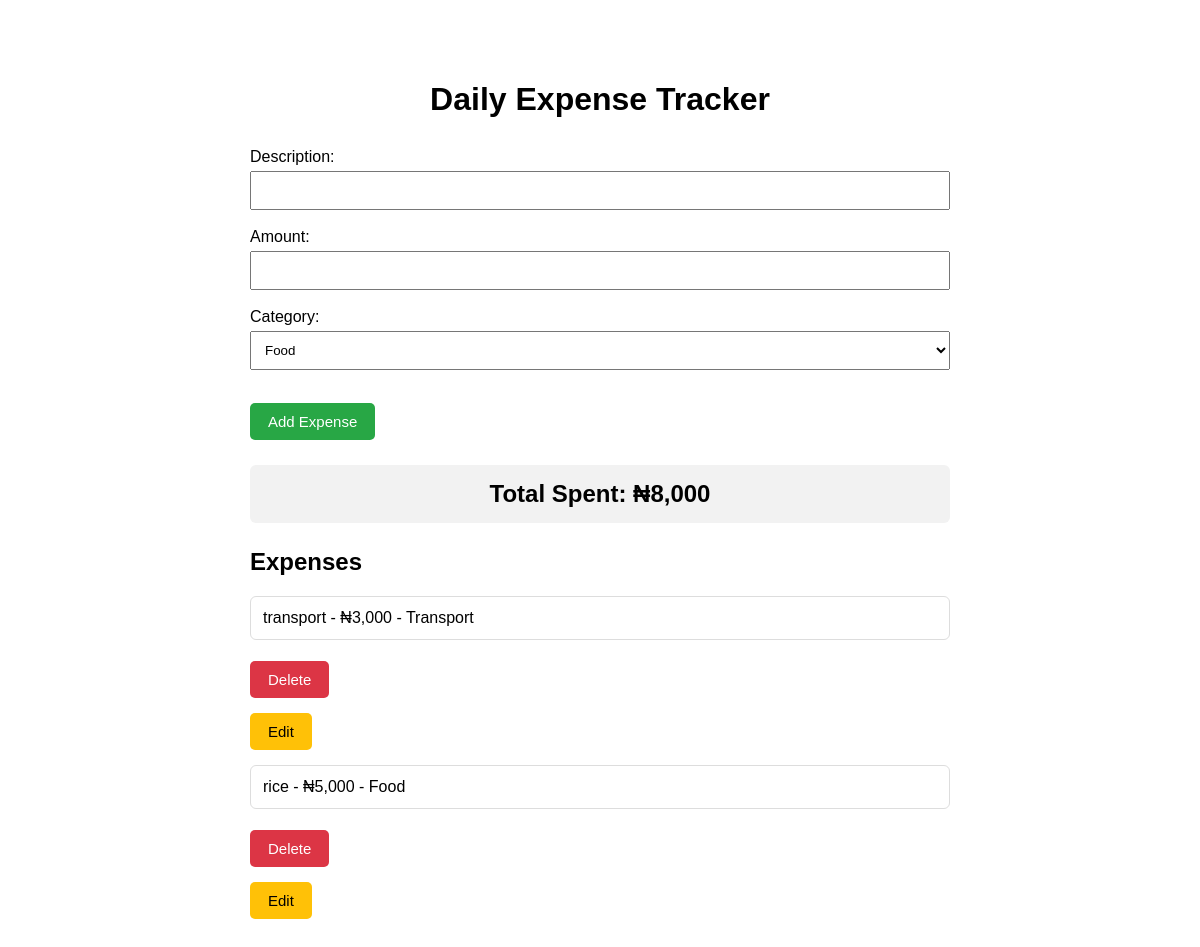
Before: / with the older database file.
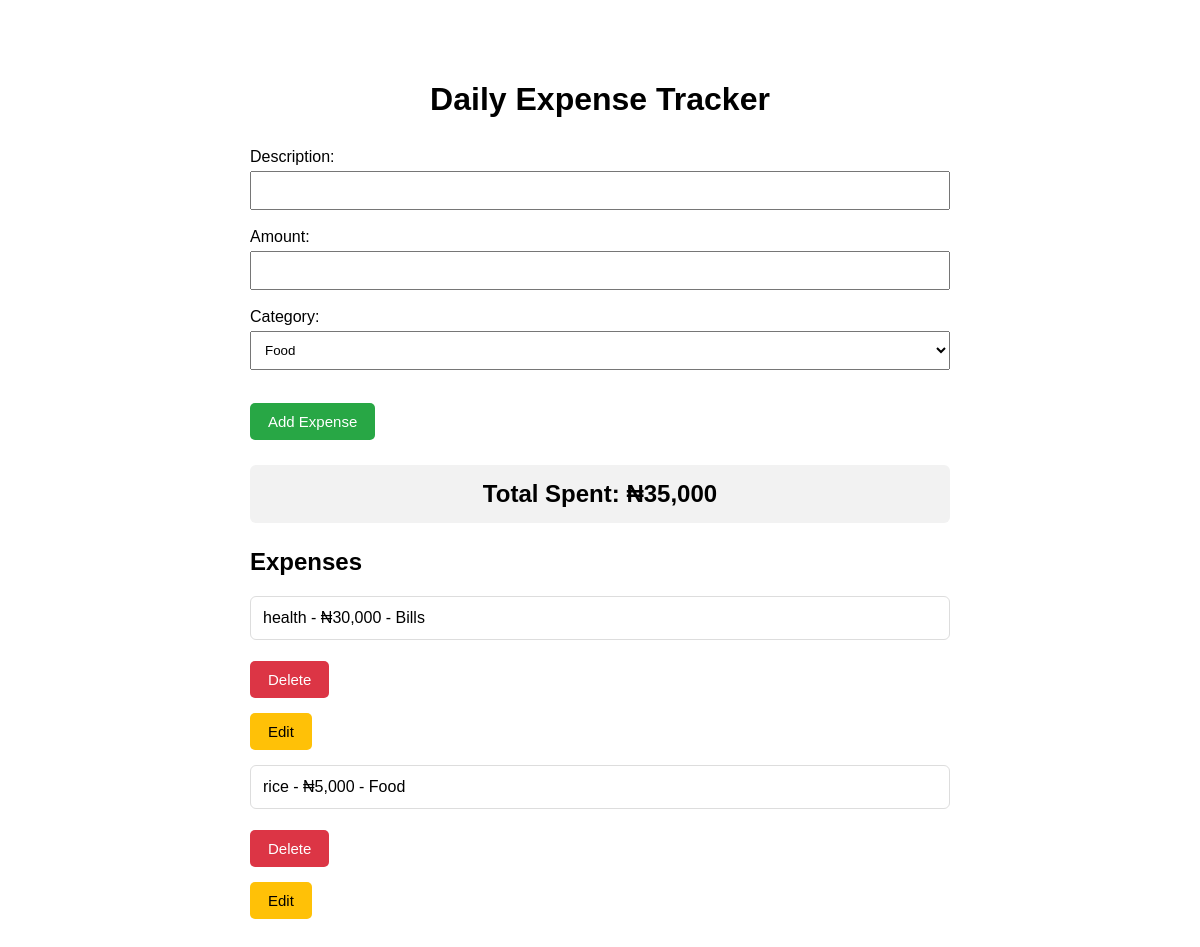
After: the same page with the newer database file.
### tables this page shows
CREATE TABLE expenses (
            id INTEGER PRIMARY KEY AUTOINCREMENT,
            description  TEXT NOT NULL,
            amount REAL NOT NULL,
            category TEXT NOT NULL
         , date TEXT);

### daily_expense_tracker/app.py (the view)
@app.route("/")
def home():
    expenses = get_expenses()
    total = get_total()
    total = f"{total:,.0f}"
    return render_template("index.html", expenses=expenses, total=total)

### daily_expense_tracker/database.py (called while the page is built)
def get_db():
    return sqlite3.connect("expense.db")

def get_expenses():
    db = get_db()
    expenses = db.execute(
        "SELECT  * FROM expenses  ORDER BY id DESC"
    ).fetchall()
    db.close()
    return expenses

def get_total():
    db = get_db()
    total = db.execute(
        "SELECT SUM(amount) FROM expenses"
    ).fetchone()[0]
    db.close()
    return total or 0

### daily_expense_tracker/templates/index.html (shortened to what this page needs)
<!DOCTYPE html>
<html>
<head>
    <link rel="stylesheet" href="{{ url_for('static', filename='style.css') }}">
</head>
<body>
    <h1>Daily Expense Tracker</h1>
    <form method="POST" action="/add-expense">
        <label>Description:</label>
        <input type="text" name="description">
        <br><br>
        <label>Amount:</label>
        <input type="number" name="amount">
        <br><br>
        <label>Category:</label>
        <select name="category">
            <option>Food</option>
        </select>
        <br><br>
        <button type="submit" class="add-button">Add Expense</button>
    </form>
    <h2 class="total">Total Spent: ₦{{ total }}</h2>
    <h2>Expenses</h2>
    {% for expense in expenses %}
        <p class="expense-item">
            {{ expense[1] }} - ₦{{ "{:,.0f}".format(expense[2]) }} - {{ expense[3] }}
        </p>
        <form method="POST"
              action="/delete-expense/{{ expense[0] }}"
              onsubmit="return confirm('Are you sure you want to delete this expense?');">
            <button type="submit" class="delete-button">Delete</button>
        </form>
        <form method="GET" action="/edit-expense/{{ expense[0] }}">
            <button type="submit" class="edit-button">Edit</button>
        </form>
    {% endfor %}
</body>
</html>

### daily_expense_tracker/static/style.css (style rules this page uses)
body { font-family: Arial, sans-serif; max-width: 700px; margin: 40px auto; padding: 20px; }
input, select { width: 100%; padding: 10px; margin-top: 5px; box-sizing: border-box; }
button { padding: 10px 18px; border: none; border-radius: 5px; cursor: pointer; font-size: 15px; }
h1 { text-align: center; margin-bottom: 30px; }
.expense-item { padding: 12px; margin-top: 15px; border: 1px solid #ddd; border-radius: 6px; }
form { margin-top: 10px; }
.total { text-align: center; margin: 25px 0; padding: 15px; border-radius: 6px; background-color: #f2f2f2; }
.add-button { margin-top: 15px; }
.delete-button { margin-top: 5px; }
.delete-button { background-color: #dc3545; color: white; }
.edit-button { background-color: #ffc107; color: black; }
.add-button { margin-top: 15px; background-color: #28a745; color: white; }
.delete-button { margin-top: 5px; background-color: #dc3545; color: white; }
.edit-button { margin-top: 5px; background-color: #ffc107; color: black; }

Changed rows visible on the page:
removed expenses: description "transport", amount "3,000", category "Transport"
added expenses: description "health", amount "30,000", category "Bills"
Other visible differences:
{{ total }}: "8,000" → "35,000"
